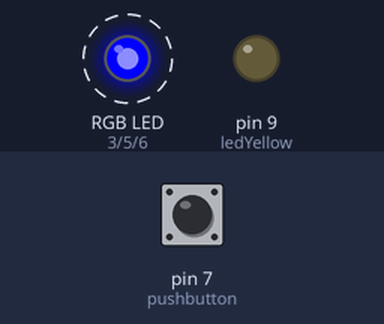
Simulated run of this sketch. Board: Arduino Uno, built with avr-gcc and run on an emulated ATmega328P. Parts: an RGB LED mixed from three pins (HIGH = lit), output pins drawn as LEDs (lit = HIGH). Dashed ring = blinking. The test bench sets the inputs (shaded band); at power-on: pin 7 (pushbutton) LOW.

Above: at 0.5 s.
1.3 s: pin 7 (pushbutton) pulled HIGH for 0.25 s
At 1.5 s:
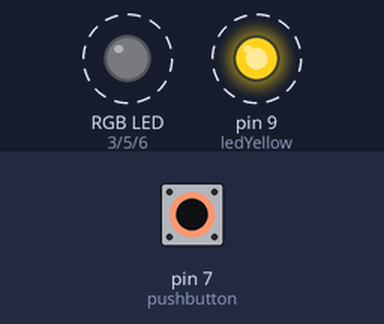
4.3 s: pin 7 (pushbutton) pulled HIGH for 1 s
At 6.41 s:
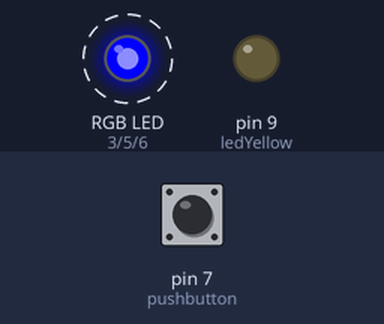
8.0 s: pin 7 (pushbutton) pulled HIGH for 3.2 s
At 8.01 s:
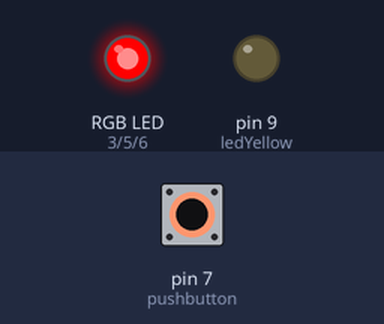
Timing chart, 0 to 8.1 s (numbered marks = the images above; inputs shaded):
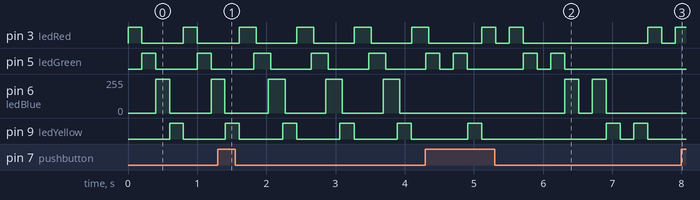

The sketch:

PiscaPisca.ino
```cpp
// (licence header left out)
int ledRed = 3;
int ledGreen = 5;
int ledBlue = 6;
int ledYellow = 9;
int pushbutton = 7;
int status = 1;

void intensidade(int led){
  int i;
  for (i = 0; i < 1024; i+=2){
  	analogWrite(led, i/4);
  }
  delay(200);
  for (i = 1024; i > 0; i-=2){
  	analogWrite(led, i/4);
  }
}

void pisca_pisca(int led){
  status += digitalRead(pushbutton);
  if (status == 1){
  	digitalWrite(led, HIGH);
  	delay(200);
  	digitalWrite(led, LOW);
  }
  else if (status == 2){
  	intensidade(led);
  }
  else if (status == 3) {
  	digitalWrite(led, HIGH);
  	delay(200);
  	digitalWrite(led, LOW);
  	delay(200);
    digitalWrite(led, HIGH);
  	delay(200);
  	digitalWrite(led, LOW);
  }
  else {
  	status = 1;
  }
}

void setup() {
  pinMode(ledRed, OUTPUT);
  pinMode(ledGreen, OUTPUT);
  pinMode(ledBlue, OUTPUT);
  pinMode(ledYellow, OUTPUT);
  pinMode(pushbutton, INPUT);
}

void loop() {
  pisca_pisca(ledRed);
  pisca_pisca(ledGreen);
  pisca_pisca(ledBlue);
  pisca_pisca(ledYellow);
}
```

Measured:
- by itself, pin 6 (ledBlue): alternates 255/255 for 0.20 s and 0/255 for 0.20 s, 4 changes in all, then stays 0/255
